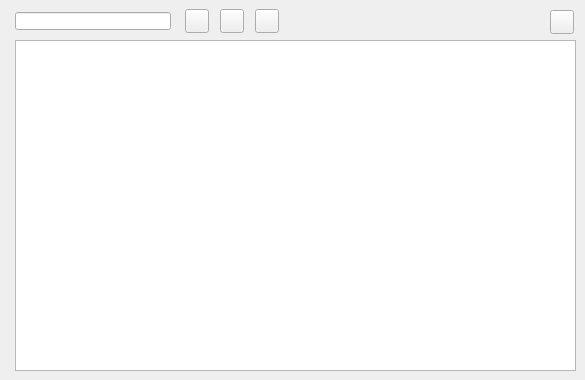
    <widget class="QWidget" name="page_management_2">
     <attribute name="title">
      <string>Element</string>
     </attribute>
     <widget class="QTableView" name="tbl_element">
      <property name="geometry">
       <rect>
        <x>15</x>
        <y>40</y>
        <width>561</width>
        <height>331</height>
       </rect>
      </property>
      <property name="sortingEnabled">
       <bool>true</bool>
      </property>
     </widget>
     <widget class="QLineEdit" name="element_id">
      <property name="geometry">
       <rect>
        <x>15</x>
        <y>12</y>
        <width>156</width>
        <height>18</height>
       </rect>
      </property>
     </widget>
     <widget class="QPushButton" name="new_element">
      <property name="geometry">
       <rect>
        <x>255</x>
        <y>9</y>
        <width>24</width>
        <height>24</height>
       </rect>
      </property>
      <property name="styleSheet">
       <string notr="true"/>
      </property>
      <property name="text">
       <string/>
      </property>
      <property name="icon">
       <iconset>
        <normaloff>../icons/131b.png</normaloff>../icons/131b.png</iconset>
      </property>
      <property name="iconSize">
       <size>
        <width>22</width>
        <height>22</height>
       </size>
      </property>
     </widget>
     <widget class="QPushButton" name="btn_delete">
      <property name="geometry">
       <rect>
        <x>220</x>
        <y>9</y>
        <width>24</width>
        <height>24</height>
       </rect>
      </property>
      <property name="styleSheet">
       <string notr="true"/>
      </property>
      <property name="text">
       <string/>
      </property>
      <property name="icon">
       <iconset>
        <normaloff>../icons/112b.png</normaloff>../icons/112b.png</iconset>
      </property>
      <property name="iconSize">
       <size>
        <width>22</width>
        <height>22</height>
       </size>
      </property>
     </widget>
     <widget class="QPushButton" name="open_element">
      <property name="geometry">
       <rect>
        <x>550</x>
        <y>10</y>
        <width>24</width>
        <height>24</height>
       </rect>
      </property>
      <property name="styleSheet">
       <string notr="true"/>
      </property>
      <property name="text">
       <string/>
      </property>
      <property name="icon">
       <iconset>
        <normaloff>../icons/134b.png</normaloff>../icons/134b.png</iconset>
      </property>
      <property name="iconSize">
       <size>
        <width>22</width>
        <height>22</height>
       </size>
      </property>
     </widget>
     <widget class="QPushButton" name="btn_insert">
      <property name="geometry">
       <rect>
        <x>185</x>
        <y>9</y>
        <width>24</width>
        <height>24</height>
       </rect>
      </property>
      <property name="styleSheet">
       <string notr="true"/>
      </property>
      <property name="text">
       <string/>
      </property>
      <property name="icon">
       <iconset>
        <normaloff>../icons/111b.png</normaloff>../icons/111b.png</iconset>
      </property>
      <property name="iconSize">
       <size>
        <width>22</width>
        <height>22</height>
       </size>
      </property>
     </widget>
    </widget>
